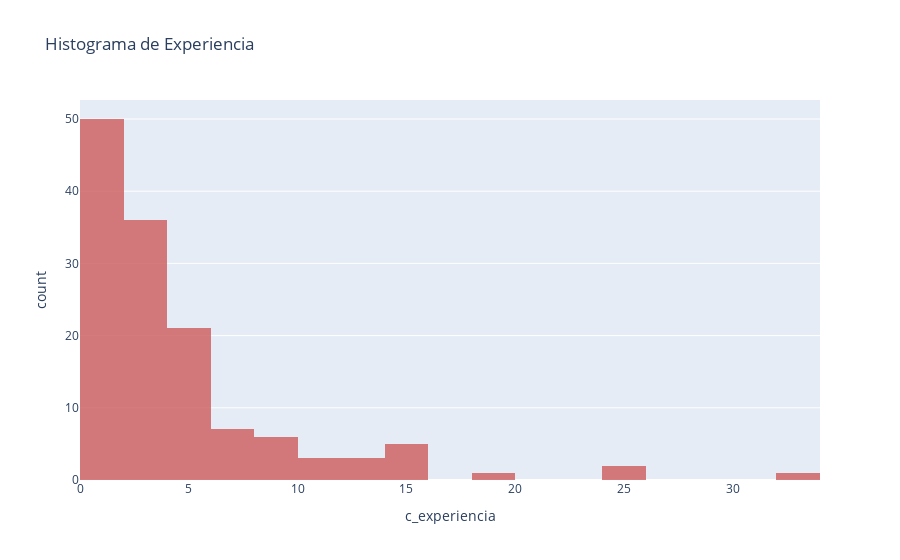
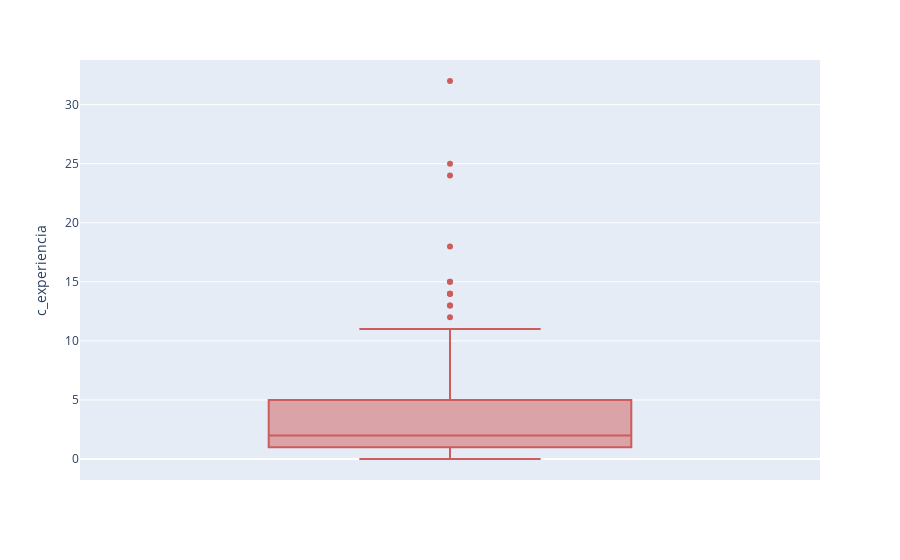

Notebook code for these charts, in order:
### Markdown cell above
####  <h1 style="color:#9da5f3"> Experiencia </h1>

### Code cell
fig = px.histogram(df, x="c_experiencia",
                   title='Histograma de Experiencia',
                   opacity=0.8,
                   color_discrete_sequence=['indianred'])
fig.show()

fig = px.box(df, y="c_experiencia",color_discrete_sequence=['indianred'])
fig.show()

### Figure 1 — Plotly figure (JSON) as saved in the notebook; plotly's stock layout.template omitted (floating-point values rounded to 4 significant figures; data arrays with more than 128 entries replaced by an {"elided": "..."} marker saying what was removed)
{"data": [{"alignmentgroup": "True", "bingroup": "x", "hovertemplate": "c_experiencia=%{x}<br>count=%{y}<extra></extra>", "legendgroup": "", "marker": {"color": "indianred", "opacity": 0.8, "pattern": {"shape": ""}}, "name": "", "offsetgroup": "", "orientation": "v", "showlegend": false, "type": "histogram", "x": {"elided": "135 float values"}, "xaxis": "x", "yaxis": "y"}], "layout": {"barmode": "relative", "legend": {"tracegroupgap": 0}, "title": {"text": "Histograma de Experiencia"}, "xaxis": {"anchor": "y", "domain": [0, 1], "title": {"text": "c_experiencia"}}, "yaxis": {"anchor": "x", "domain": [0, 1], "title": {"text": "count"}}}}

### Figure 2 — Plotly figure (JSON) as saved in the notebook; plotly's stock layout.template omitted (floating-point values rounded to 4 significant figures; data arrays with more than 128 entries replaced by an {"elided": "..."} marker saying what was removed)
{"data": [{"alignmentgroup": "True", "hovertemplate": "c_experiencia=%{y}<extra></extra>", "legendgroup": "", "marker": {"color": "indianred"}, "name": "", "notched": false, "offsetgroup": "", "orientation": "v", "showlegend": false, "type": "box", "x0": " ", "xaxis": "x", "y": {"elided": "135 float values"}, "y0": " ", "yaxis": "y"}], "layout": {"boxmode": "group", "legend": {"tracegroupgap": 0}, "margin": {"t": 60}, "xaxis": {"anchor": "y", "domain": [0, 1]}, "yaxis": {"anchor": "x", "domain": [0, 1], "title": {"text": "c_experiencia"}}}}
